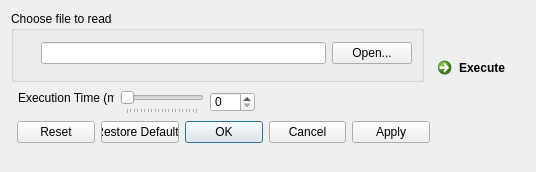
<?xml version="1.0" encoding="UTF-8"?>
<ui version="4.0">
 <class>ReadMatrix</class>
 <widget class="QDialog" name="ReadMatrix">
  <property name="geometry">
   <rect>
    <x>0</x>
    <y>0</y>
    <width>536</width>
    <height>172</height>
   </rect>
  </property>
  <property name="windowTitle">
   <string>Dialog</string>
  </property>
  <widget class="QDialogButtonBox" name="buttonBox">
   <property name="geometry">
    <rect>
     <x>17</x>
     <y>121</y>
     <width>413</width>
     <height>23</height>
    </rect>
   </property>
   <property name="orientation">
    <enum>Qt::Horizontal</enum>
   </property>
   <property name="standardButtons">
    <set>QDialogButtonBox::Apply|QDialogButtonBox::Cancel|QDialogButtonBox::Ok|QDialogButtonBox::Reset|QDialogButtonBox::RestoreDefaults</set>
   </property>
   <property name="centerButtons">
    <bool>false</bool>
   </property>
  </widget>
  <widget class="QGroupBox" name="groupBox">
   <property name="geometry">
    <rect>
     <x>11</x>
     <y>11</y>
     <width>413</width>
     <height>71</height>
    </rect>
   </property>
   <property name="title">
    <string>Choose file to read</string>
   </property>
   <widget class="QWidget" name="">
    <property name="geometry">
     <rect>
      <x>30</x>
      <y>30</y>
      <width>371</width>
      <height>25</height>
     </rect>
    </property>
    <layout class="QHBoxLayout" name="horizontalLayout">
     <item>
      <widget class="QLineEdit" name="fileNameLineEdit_">
       <property name="readOnly">
        <bool>true</bool>
       </property>
      </widget>
     </item>
     <item>
      <widget class="QPushButton" name="openFileButton_">
       <property name="text">
        <string>Open...</string>
       </property>
       <property name="checkable">
        <bool>false</bool>
       </property>
      </widget>
     </item>
    </layout>
   </widget>
  </widget>
  <widget class="QLabel" name="executionTimeLabel_">
   <property name="geometry">
    <rect>
     <x>18</x>
     <y>90</y>
     <width>96</width>
     <height>16</height>
    </rect>
   </property>
   <property name="text">
    <string>Execution Time (ms)</string>
   </property>
  </widget>
  <widget class="QSpinBox" name="executionTimeSpinBox_">
   <property name="geometry">
    <rect>
     <x>210</x>
     <y>92</y>
     <width>45</width>
     <height>20</height>
    </rect>
   </property>
   <property name="readOnly">
    <bool>false</bool>
   </property>
   <property name="maximum">
    <number>5000</number>
   </property>
  </widget>
  <widget class="QSlider" name="executionTimeHorizontalSlider_">
   <property name="geometry">
    <rect>
     <x>120</x>
     <y>90</y>
     <width>84</width>
     <height>24</height>
    </rect>
   </property>
   <property name="maximum">
    <number>5000</number>
   </property>
   <property name="singleStep">
    <number>10</number>
   </property>
   <property name="pageStep">
    <number>250</number>
   </property>
   <property name="orientation">
    <enum>Qt::Horizontal</enum>
   </property>
   <property name="tickPosition">
    <enum>QSlider::TicksBelow</enum>
   </property>
  </widget>
  <widget class="QCommandLinkButton" name="executeButton_">
   <property name="geometry">
    <rect>
     <x>430</x>
     <y>50</y>
     <width>185</width>
     <height>41</height>
    </rect>
   </property>
   <property name="text">
    <string>Execute</string>
   </property>
  </widget>
 </widget>
 <resources/>
 <connections>
  <connection>
   <sender>buttonBox</sender>
   <signal>accepted()</signal>
   <receiver>ReadMatrix</receiver>
   <slot>accept()</slot>
   <hints>
    <hint type="sourcelabel">
     <x>248</x>
     <y>254</y>
    </hint>
    <hint type="destinationlabel">
     <x>157</x>
     <y>274</y>
    </hint>
   </hints>
  </connection>
  <connection>
   <sender>buttonBox</sender>
   <signal>rejected()</signal>
   <receiver>ReadMatrix</receiver>
   <slot>reject()</slot>
   <hints>
    <hint type="sourcelabel">
     <x>316</x>
     <y>260</y>
    </hint>
    <hint type="destinationlabel">
     <x>286</x>
     <y>274</y>
    </hint>
   </hints>
  </connection>
  <connection>
   <sender>executionTimeHorizontalSlider_</sender>
   <signal>valueChanged(int)</signal>
   <receiver>executionTimeSpinBox_</receiver>
   <slot>setValue(int)</slot>
   <hints>
    <hint type="sourcelabel">
     <x>242</x>
     <y>25</y>
    </hint>
    <hint type="destinationlabel">
     <x>400</x>
     <y>25</y>
    </hint>
   </hints>
  </connection>
  <connection>
   <sender>executionTimeSpinBox_</sender>
   <signal>valueChanged(int)</signal>
   <receiver>executionTimeHorizontalSlider_</receiver>
   <slot>setValue(int)</slot>
   <hints>
    <hint type="sourcelabel">
     <x>400</x>
     <y>25</y>
    </hint>
    <hint type="destinationlabel">
     <x>242</x>
     <y>25</y>
    </hint>
   </hints>
  </connection>
 </connections>
</ui>
